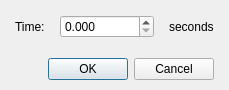
<?xml version="1.0" encoding="UTF-8"?>
<ui version="4.0">
 <class>DialogCommandWait</class>
 <widget class="QDialog" name="DialogCommandWait">
  <property name="geometry">
   <rect>
    <x>0</x>
    <y>0</y>
    <width>229</width>
    <height>90</height>
   </rect>
  </property>
  <property name="windowTitle">
   <string>Wait...</string>
  </property>
  <layout class="QGridLayout" name="gridLayout">
   <property name="leftMargin">
    <number>15</number>
   </property>
   <property name="topMargin">
    <number>10</number>
   </property>
   <property name="rightMargin">
    <number>15</number>
   </property>
   <property name="bottomMargin">
    <number>10</number>
   </property>
   <item row="0" column="0">
    <layout class="QVBoxLayout" name="verticalLayout">
     <property name="spacing">
      <number>15</number>
     </property>
     <item>
      <layout class="QHBoxLayout" name="horizontalLayout" stretch="0,1,0">
       <item>
        <widget class="QLabel" name="label">
         <property name="text">
          <string>Time:</string>
         </property>
        </widget>
       </item>
       <item>
        <widget class="QDoubleSpinBox" name="doubleSpinBox">
         <property name="decimals">
          <number>3</number>
         </property>
         <property name="maximum">
          <double>9999.000000000000000</double>
         </property>
        </widget>
       </item>
       <item>
        <widget class="QLabel" name="label_2">
         <property name="text">
          <string>seconds</string>
         </property>
        </widget>
       </item>
      </layout>
     </item>
     <item>
      <widget class="QDialogButtonBox" name="buttonBox">
       <property name="orientation">
        <enum>Qt::Horizontal</enum>
       </property>
       <property name="standardButtons">
        <set>QDialogButtonBox::Cancel|QDialogButtonBox::Ok</set>
       </property>
      </widget>
     </item>
    </layout>
   </item>
  </layout>
 </widget>
 <resources/>
 <connections>
  <connection>
   <sender>buttonBox</sender>
   <signal>accepted()</signal>
   <receiver>DialogCommandWait</receiver>
   <slot>accept()</slot>
   <hints>
    <hint type="sourcelabel">
     <x>248</x>
     <y>254</y>
    </hint>
    <hint type="destinationlabel">
     <x>157</x>
     <y>274</y>
    </hint>
   </hints>
  </connection>
  <connection>
   <sender>buttonBox</sender>
   <signal>rejected()</signal>
   <receiver>DialogCommandWait</receiver>
   <slot>reject()</slot>
   <hints>
    <hint type="sourcelabel">
     <x>316</x>
     <y>260</y>
    </hint>
    <hint type="destinationlabel">
     <x>286</x>
     <y>274</y>
    </hint>
   </hints>
  </connection>
 </connections>
</ui>
